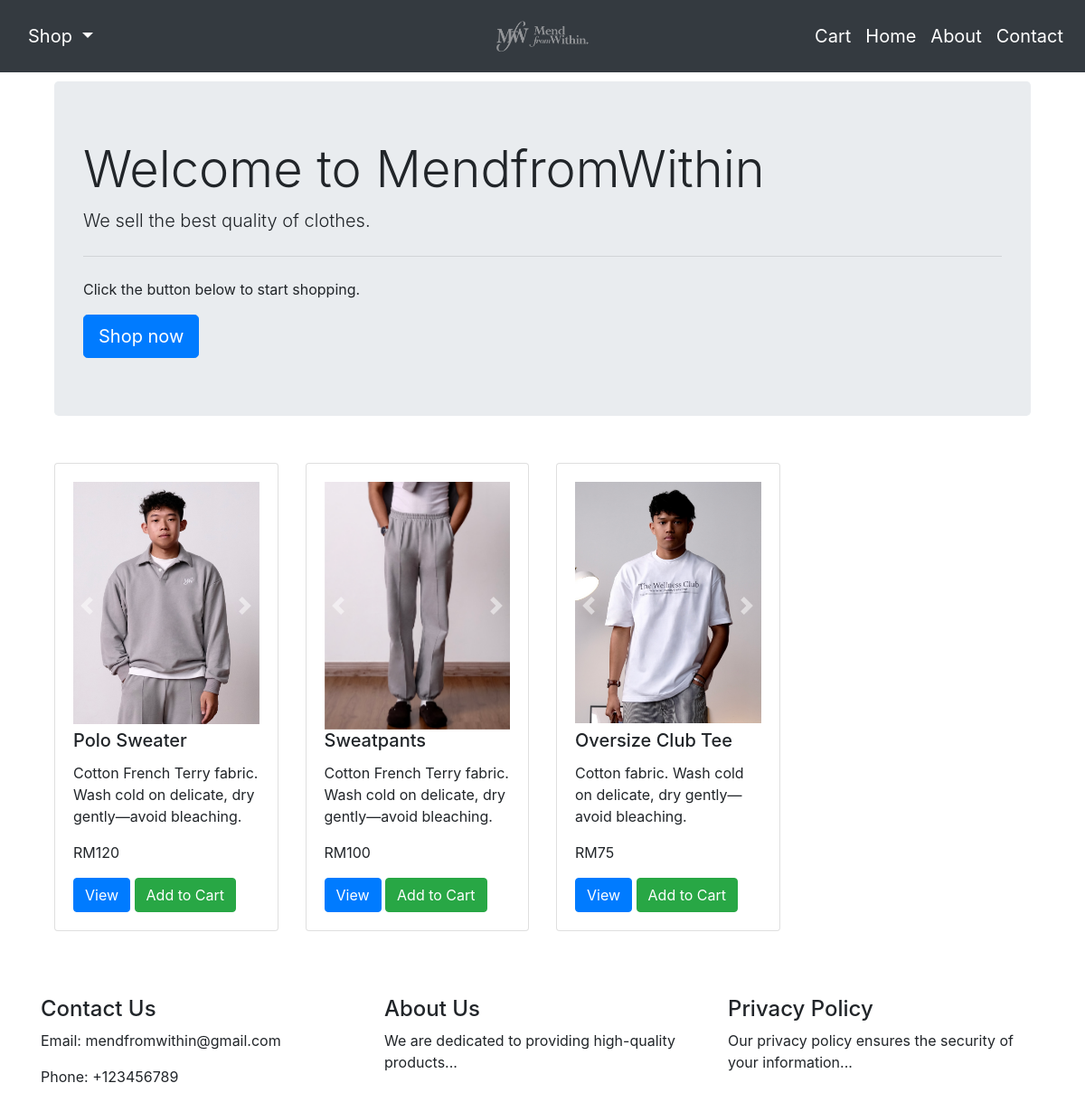
The page /catalog/cosy/ on the database its author committed.
### main/models.py (models this page shows, shortened)
class ItemImage(models.Model):
    item = models.ForeignKey(Item, on_delete=models.CASCADE)
    image = models.ImageField(upload_to="images")

class Item(models.Model):
    category = models.CharField(max_length=100)
    name = models.CharField(max_length=100)
    description = models.TextField(blank=True)
    stock = models.IntegerField(blank=True, null=True)  # Using null=True for integer fields with blank option
    price = models.IntegerField()

### main/views.py (the view)
# urls.py: path("catalog/<str:category>/", views.product_catalog, name="product_catalog"),
def product_catalog(request, category):
    items = Item.objects.filter(category=category)
    context = {
        "items": items,
    }
    return render(request, "main/product_catalog.html", context)

### main/templates/main/product_catalog.html (shortened to what this page needs)
{% extends "main/base.html" %}
{% load static %}
{% block body %}
<div class="container" style="margin-top: 10px;">
    <div class="row">
        <div class="col-md-12">
            <div class="jumbotron">
                <h1 class="display-4">Welcome to MendfromWithin</h1>
                <p class="lead">We sell the best quality of clothes.</p>
                <hr class="my-4">
                <p>Click the button below to start shopping.</p>
                <a class="btn btn-primary btn-lg" href="{% url 'product_catalog' category='all' %}" role="button">Shop now</a>
            </div>
        </div>
    </div>
</div>
<div class="container" style="margin-top: 20px;">
    <div class="row">
        {% for item in items %}
        <div class="col-md-3">
            <div class="card mb-4">
                <div class="card-body">
                    <div id="carousel{{ item.id }}" class="carousel slide" data-ride="carousel">
                        <div class="carousel-inner">
                            {% for image in item.itemimage_set.all %}
                                <div class="carousel-item {% if forloop.first %}active{% endif %}">
                                    <img src="{{ image.image.url }}" class="d-block w-100" alt="Item Image">
                                </div>
                            {% endfor %}
                        </div>
                        <a class="carousel-control-prev" href="#carousel{{ item.id }}" role="button" data-slide="prev">
                            <span class="carousel-control-prev-icon" aria-hidden="true"></span>
                        </a>
                        <a class="carousel-control-next" href="#carousel{{ item.id }}" role="button" data-slide="next">
                            <span class="carousel-control-next-icon" aria-hidden="true"></span>
                        </a>
                    </div>
                    <h5 class="card-title">{{ item.name }}</h5>
                    <p class="card-text">{{ item.description }}</p>
                    <p class="card-text"> RM{{ item.price }}</p>
                    <a href="{% url 'product_info' item.name %}" class="btn btn-primary">View</a>
                    <button class="btn btn-success" onclick="addToCart('{{ item.name }}', 1)">Add to Cart</button>
                </div>
            </div>
        </div>
        {% endfor %}
    </div>
</div>
{% endblock %}

### rows shown on the page
Item: name "Polo Sweater", description "Cotton French Terry fabric. Wash cold on delicate, dry gently—avoid bleaching.", price "120"
ItemImage: image (picture)
Item: name "Sweatpants", description "Cotton French Terry fabric. Wash cold on delicate, dry gently—avoid bleaching.", price "100"
ItemImage: image (picture)
Item: name "Oversize Club Tee", description "Cotton fabric. Wash cold on delicate, dry gently—avoid bleaching.", price "75"
ItemImage: image (picture)
